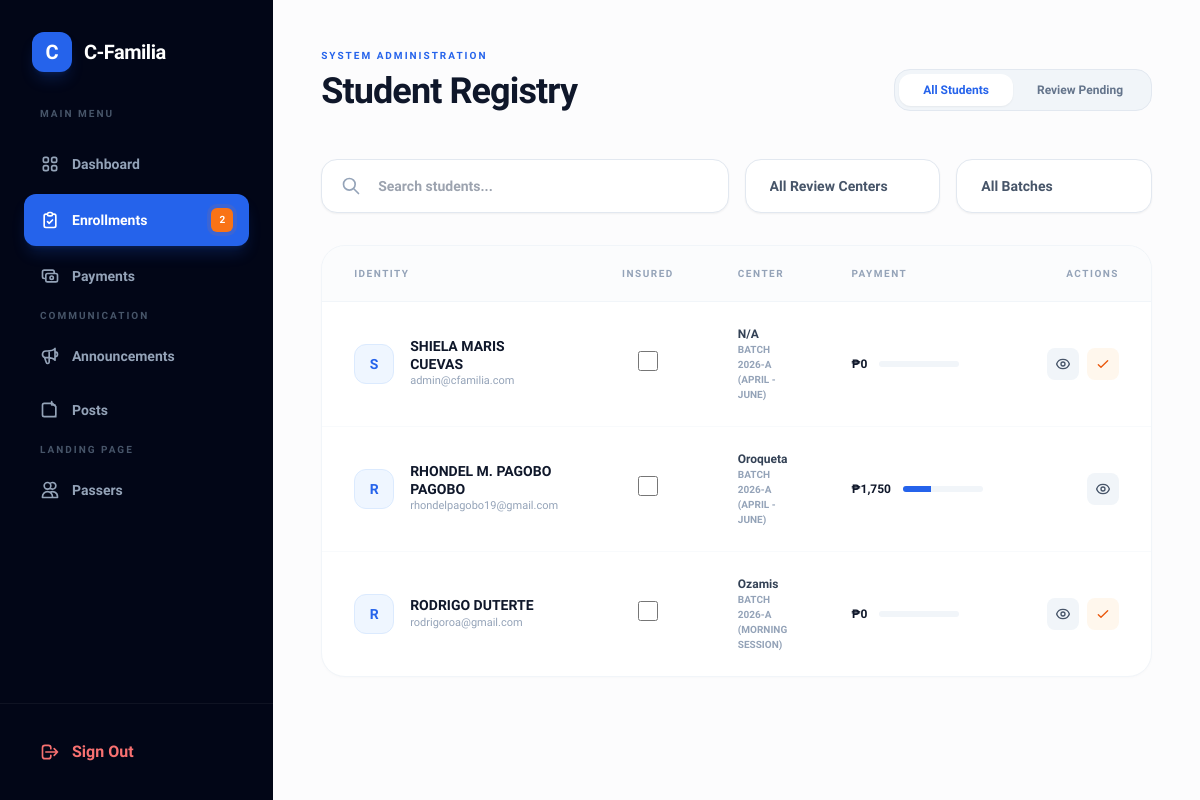
Before: /admin_enrollments.php (signed in) with the older database file.
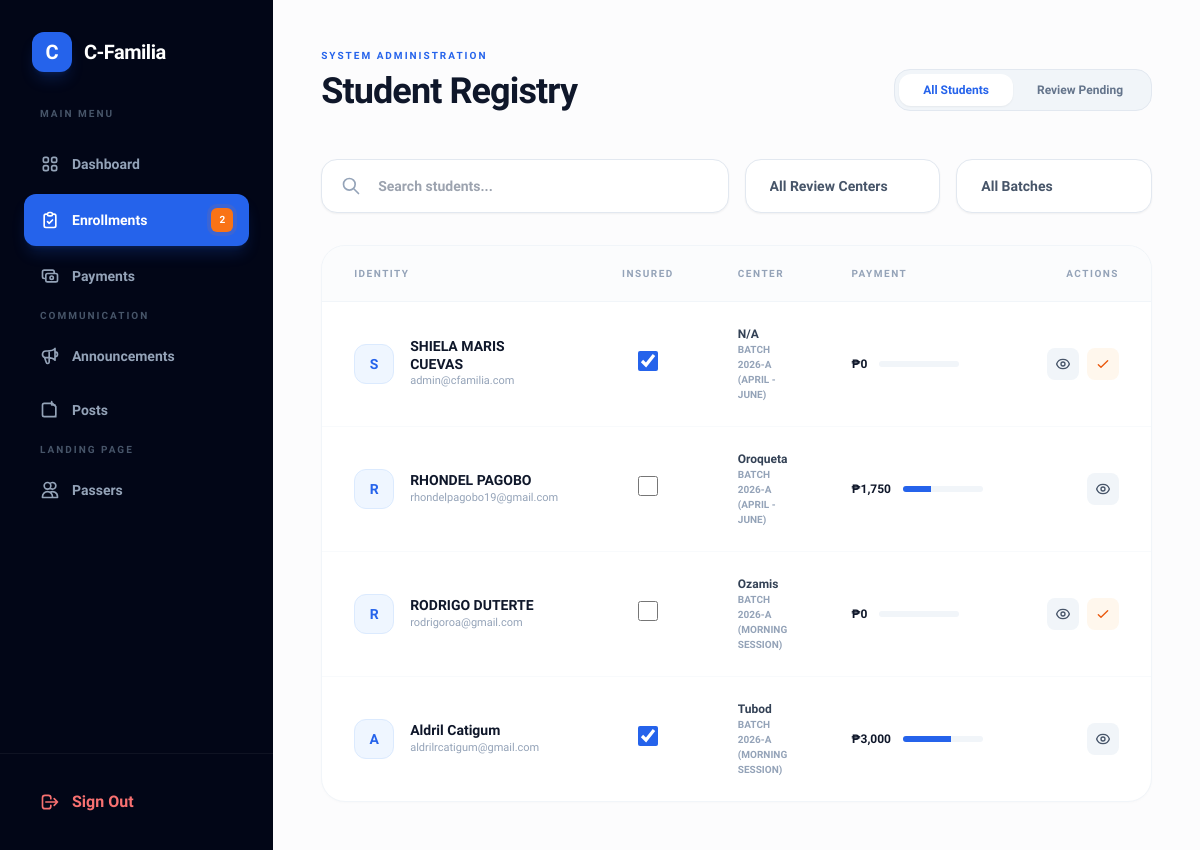
After: the same page with the newer database file.
### tables this page shows
CREATE TABLE `enrollments` (
  `id` int(11) NOT NULL,
  `user_id` int(11) NOT NULL,
  `program_type` varchar(100) DEFAULT 'Criminology Review',
  `status` enum('pending','enrolled','completed') DEFAULT 'pending',
  `enrolled_at` varchar(100) NOT NULL COMMENT 'REVIEW CENTER LOCATION WHERE STUDENTS ENROLLED\r\n',
  `enrollment_date` date DEFAULT NULL,
  `created_at` timestamp NOT NULL DEFAULT current_timestamp(),
  `batch` varchar(50) DEFAULT NULL,
  `insured` tinyint(1) NOT NULL COMMENT 'INSURANCE FOR STUDENTS IF THEY ARE BEING LISTED TO INSURANCE',
  `total_fee` decimal(10,2) DEFAULT NULL
);

CREATE TABLE `users` (
  `id` int(11) NOT NULL,
  `firstname` varchar(100) NOT NULL,
  `middlename` varchar(100) NOT NULL,
  `lastname` varchar(100) NOT NULL,
  `email` varchar(100) NOT NULL,
  `password` varchar(255) NOT NULL,
  `role` enum('admin','student') DEFAULT 'student',
  `profile_pic` varchar(255) DEFAULT NULL,
  `created_at` timestamp NOT NULL DEFAULT current_timestamp()
);

### admin_enrollments.php (the view, shortened to what this page needs)
<?php
include 'db.php';
$view = isset($_GET['view']) ? $_GET['view'] : 'all';
$batch_filter = isset($_GET['batch']) ? mysqli_real_escape_string($conn, $_GET['batch']) : '';
$location_filter = isset($_GET['location']) ? mysqli_real_escape_string($conn, $_GET['location']) : '';
$base_fee = 5000;
?>
<!DOCTYPE html>
<html lang="en">
<head>
    <script src="https://cdn.tailwindcss.com"></script>
</head>
<body class="text-slate-800 antialiased">
    <div class="flex min-h-screen relative">
        <?php include 'aside.php';?>
        <main class="flex-1 p-4 md:p-12 w-full">
            <div class="max-w-7xl mx-auto">
                <header class="mb-8 md:mb-12">
                    <div class="flex flex-col lg:flex-row lg:items-end justify-between gap-6">
                        <div>
                            <span class="text-[10px] font-black uppercase tracking-[0.2em] text-blue-600 mb-2 block text-center md:text-left">System Administration</span>
                            <h1 class="text-3xl md:text-4xl font-[800] text-slate-900 tracking-tight text-center md:text-left">Student Registry</h1>
                        </div>
                        <div class="inline-flex p-1 bg-slate-100 rounded-2xl border border-slate-200 self-center md:self-end">
                            <a href="?view=all" class="px-4 md:px-6 py-2 rounded-xl text-xs font-bold transition-all <?= $view == 'all' ? 'bg-white text-blue-600 shadow-sm' : 'text-slate-500 hover:text-slate-900' ?>">All Students</a>
                            <a href="?view=pending" class="px-4 md:px-6 py-2 rounded-xl text-xs font-bold transition-all <?= $view == 'pending' ? 'bg-white text-orange-600 shadow-sm' : 'text-slate-500 hover:text-slate-900' ?>">Review Pending</a>
                        </div>
                    </div>
                </header>
                <div class="grid grid-cols-1 sm:grid-cols-2 lg:grid-cols-4 gap-4 mb-8">
                    <div class="sm:col-span-2 relative group">
                        <div class="absolute inset-y-0 left-5 flex items-center text-slate-400">
                            <svg class="w-5 h-5" fill="none" stroke="currentColor" viewBox="0 0 24 24"><path stroke-linecap="round" stroke-linejoin="round" stroke-width="2" d="M21 21l-6-6m2-5a7 7 0 11-14 0 7 7 0 0114 0z"/></svg>
                        </div>
                        <input type="text" id="studentSearch" placeholder="Search students..." class="w-full pl-14 pr-6 py-4 bg-white border border-slate-200 rounded-2xl focus:ring-4 focus:ring-blue-500/5 outline-none transition-all text-sm font-semibold shadow-sm">
                    </div>
                    <select onchange="location.href='?view=<?= $view ?>&batch=<?= $batch_filter ?>&location=' + this.value" class="px-6 py-4 bg-white border border-slate-200 rounded-2xl text-sm font-bold text-slate-600 outline-none shadow-sm appearance-none">
                        <option value="">All Review Centers</option>
                    </select>
                    <select onchange="location.href='?view=<?= $view ?>&location=<?= $location_filter ?>&batch=' + this.value" class="px-6 py-4 bg-white border border-slate-200 rounded-2xl text-sm font-bold text-slate-600 outline-none shadow-sm appearance-none">
                        <option value="">All Batches</option>
                    </select>
                </div>
                <div class="registry-card overflow-hidden">
                    <div class="overflow-x-auto lg:overflow-visible">
                        <table class="w-full text-left responsive-table">
                            <thead>
                                <tr class="bg-slate-50/50 border-b border-slate-100">
                                    <th class="px-8 py-5 text-[10px] font-black uppercase tracking-[0.15em] text-slate-400">Identity</th>
                                    <th class="px-8 py-5 text-[10px] font-black uppercase tracking-[0.15em] text-slate-400 text-center">Insured</th>
                                    <th class="px-8 py-5 text-[10px] font-black uppercase tracking-[0.15em] text-slate-400">Center</th>
                                    <th class="px-8 py-5 text-[10px] font-black uppercase tracking-[0.15em] text-slate-400">Payment</th>
                                    <th class="px-8 py-5 text-[10px] font-black uppercase tracking-[0.15em] text-slate-400 text-right">Actions</th>
                                </tr>
                            </thead>
                            <tbody id="enrollmentTable" class="divide-y divide-slate-50">
                                <?php
                                $where = ($view === 'pending') ? "WHERE enrollments.status = 'pending'" : "WHERE 1=1";
                                $sql = "SELECT enrollments.*, users.firstname, users.lastname, users.email, users.profile_pic
                                        FROM enrollments
                                        JOIN users ON enrollments.user_id = users.id
                                        $where
                                        ORDER BY enrollments.enrolled_at ASC, enrollments.created_at DESC";
                                $result = mysqli_query($conn, $sql);
                                while($row = mysqli_fetch_assoc($result)):
                                    $p_sql = "SELECT SUM(amount) as paid FROM payments WHERE user_id = '{$row['user_id']}' AND status = 'paid'";
                                    $paid = mysqli_fetch_assoc(mysqli_query($conn, $p_sql))['paid'] ?? 0;
                                    $prog = ($paid / $base_fee) * 100;
                                ?>
                                <tr class="group hover:bg-slate-50/80 transition-colors">
                                    <td class="px-8 py-6" data-label="Student">
                                        <div class="flex items-center gap-4">
                                            <div class="w-10 h-10 rounded-xl bg-blue-50 text-blue-600 flex items-center justify-center font-bold text-sm border border-blue-100 shrink-0">
                                                <?= strtoupper(substr($row['firstname'],0,1)) ?>
                                            </div>
                                            <div class="text-left">
                                                <p class="font-bold text-slate-900 text-[14px] leading-tight"><?= $row['firstname'] ?> <?= $row['lastname'] ?></p>
                                                <p class="text-[11px] text-slate-400 font-medium truncate max-w-[150px]"><?= $row['email'] ?></p>
                                            </div>
                                        </div>
                                    </td>
                                    <td class="px-8 py-6 text-center" data-label="Insurance">
                                        <input type="checkbox" class="w-5 h-5 accent-blue-600 cursor-pointer" onchange="toggleInsurance(<?= $row['id'] ?>, this.checked)" <?= $row['insured'] ? 'checked' : '' ?>>
                                    </td>
                                    <td class="px-8 py-6" data-label="Center">
                                        <div class="flex flex-col text-left lg:text-left">
                                            <span class="text-xs font-bold text-slate-700"><?= $row['enrolled_at'] ?: 'N/A' ?></span>
                                            <span class="text-[10px] text-slate-400 font-black uppercase"><?= $row['batch'] ?></span>
                                        </div>
                                    </td>
                                    <td class="px-8 py-6" data-label="Paid Status">
                                        <div class="flex items-center gap-3 w-full lg:w-auto justify-end lg:justify-start">
                                            <span class="text-xs font-black text-slate-900 shrink-0">₱<?= number_format($paid) ?></span>
                                            <div class="hidden sm:block w-20 h-1.5 bg-slate-100 rounded-full overflow-hidden">
                                                <div class="h-full bg-blue-600" style="width: <?= $prog ?>%"></div>
                                            </div>
                                        </div>
                                    </td>
                                    <td class="px-8 py-6 text-right" data-label="Actions">
                                        <div class="flex items-center justify-end gap-2">
                                            <button onclick="viewDetails(<?= $row['user_id'] ?>)" class="p-2 bg-slate-100 text-slate-600 rounded-lg hover:bg-slate-900 hover:text-white transition-all">
                                            </button>
                                            <?php if($row['status'] === 'pending'): ?>
                                                <a href="?approve=<?= $row['id'] ?>" class="p-2 bg-orange-50 text-orange-600 rounded-lg hover:bg-orange-500 hover:text-white transition-all">
                                                    <svg class="w-4 h-4" fill="none" stroke="currentColor" viewBox="0 0 24 24"><path stroke-linecap="round" stroke-linejoin="round" stroke-width="2" d="M5 13l4 4L19 7"/></svg>
                                                </a>
                                            <?php endif; ?>
                                        </div>
                                    </td>
                                </tr>
                                <?php endwhile; ?>
                            </tbody>
                        </table>
                    </div>
                </div>
            </div>
        </main>
    </div>
</body>
</html>

### aside.php (shortened to what this page needs)
<?php
$pending_count = mysqli_fetch_assoc(mysqli_query($conn, "SELECT COUNT(*) as total FROM enrollments WHERE status = 'pending'"))['total'] ?? 0;
$current_page = basename($_SERVER['PHP_SELF']);
?>
<aside id="mobileSidebar"
    class="fixed inset-y-0 left-0 w-72 bg-slate-950 text-white z-50 transform -translate-x-full transition-transform duration-300 lg:translate-x-0 lg:static lg:inset-0 flex flex-col shadow-2xl lg:shadow-none">
    <div class="p-8 flex justify-between items-center">
        <div class="flex items-center gap-3">
            <div class="w-10 h-10 bg-blue-600 rounded-xl flex items-center justify-center font-black text-xl text-white shadow-lg shadow-blue-600/20">
                C
            </div>
            <h1 class="text-xl font-bold tracking-tight">C-Familia</h1>
        </div>
    </div>
    <nav class="flex-1 px-6 space-y-1.5 overflow-y-auto text-sm custom-scrollbar">
        <p class="text-[10px] font-black text-slate-600 uppercase tracking-[0.2em] mb-4 px-4">Main Menu</p>
        <a href="admin_dashboard.php"
            class="flex items-center gap-3 py-3.5 px-4 rounded-xl font-semibold transition-all <?= ($current_page == 'admin_dashboard.php') ? 'bg-blue-600 text-white shadow-lg shadow-blue-600/20' : 'text-slate-400 hover:text-white hover:bg-white/5' ?>">
            Dashboard
        </a>
        <a href="admin_enrollments.php"
            class="flex items-center gap-3 py-3.5 px-4 rounded-xl font-semibold transition-all <?= ($current_page == 'admin_enrollments.php') ? 'bg-blue-600 text-white shadow-lg shadow-blue-600/20' : 'text-slate-400 hover:text-white hover:bg-white/5' ?>">
            <svg class="w-5 h-5" fill="none" stroke="currentColor" viewBox="0 0 24 24">
                <path stroke-linecap="round" stroke-linejoin="round" stroke-width="2" d="M9 5H7a2 2 0 00-2 2v12a2 2 0 002 2h10a2 2 0 002-2V7a2 2 0 00-2-2h-2M9 5a2 2 0 002 2h2a2 2 0 002-2M9 5a2 2 0 012-2h2a2 2 0 012 2m-6 9l2 2 4-4" />
            </svg>
            Enrollments
            <?php if($pending_count > 0): ?>
                <span class="ml-auto bg-orange-500 text-white text-[10px] px-2 py-0.5 rounded-md font-bold ring-4 ring-orange-500/10">
                    <?= $pending_count ?>
                </span>
            <?php endif; ?>
        </a>
        <a href="admin_payments.php"
            class="flex items-center gap-3 py-3.5 px-4 rounded-xl font-semibold transition-all <?= ($current_page == 'admin_payments.php') ? 'bg-blue-600 text-white shadow-lg shadow-blue-600/20' : 'text-slate-400 hover:text-white hover:bg-white/5' ?>">
            <svg class="w-5 h-5" fill="none" stroke="currentColor" viewBox="0 0 24 24">
                <path stroke-linecap="round" stroke-linejoin="round" stroke-width="2" d="M17 9V7a2 2 0 00-2-2H5a2 2 0 00-2 2v6a2 2 0 002 2h2m2 4h10a2 2 0 002-2v-6a2 2 0 00-2-2H9a2 2 0 00-2 2v6a2 2 0 002 2zm7-5a2 2 0 11-4 0 2 2 0 014 0z" />
            </svg>
            Payments
        </a>
        <p class="text-[10px] font-black text-slate-600 uppercase tracking-[0.2em] mt-8 mb-4 px-4">Communication</p>
        <a href="admin_announcements.php"
            class="flex items-center gap-3 py-3.5 px-4 rounded-xl font-semibold transition-all <?= ($current_page == 'admin_announcements.php') ? 'bg-blue-600 text-white shadow-lg shadow-blue-600/20' : 'text-slate-400 hover:text-white hover:bg-white/5' ?>">
            Announcements
        </a>
        <a href="admin_posts.php"
            class="flex items-center gap-3 py-3.5 px-4 rounded-xl font-semibold transition-all <?= ($current_page == 'admin_posts.php') ? 'bg-blue-600 text-white shadow-lg shadow-blue-600/20' : 'text-slate-400 hover:text-white hover:bg-white/5' ?>">
            <svg class="w-5 h-5" fill="none" stroke="currentColor" viewBox="0 0 24 24">
                <path stroke-linecap="round" stroke-linejoin="round" stroke-width="2" d="M19 20H5a2 2 0 01-2-2V6a2 2 0 012-2h10l4 4v10a2 2 0 01-2 2z" />
                <path stroke-linecap="round" stroke-linejoin="round" stroke-width="2" d="M14 2v4h4" />
            </svg>
            Posts
        </a>
        <p class="text-[10px] font-black text-slate-600 uppercase tracking-[0.2em] mt-8 mb-4 px-4">Landing Page</p>
        <a href="admin_passers.php"
            class="flex items-center gap-3 py-3.5 px-4 rounded-xl font-semibold transition-all <?= ($current_page == 'admin_passers.php') ? 'bg-blue-600 text-white shadow-lg shadow-blue-600/20' : 'text-slate-400 hover:text-white hover:bg-white/5' ?>">
            <svg class="w-5 h-5" fill="none" stroke="currentColor" viewBox="0 0 24 24">
                <path stroke-linecap="round" stroke-linejoin="round" stroke-width="2" d="M12 4.354a4 4 0 110 5.292M15 21H3v-1a6 6 0 0112 0v1zm0 0h6v-1a6 6 0 00-9-5.197M13 7a4 4 0 11-8 0 4 4 0 018 0z" />
            </svg>
            Passers
        </a>
    </nav>
    <div class="p-6 border-t border-white/5 mt-auto">
        <a href="logout.php" class="flex items-center gap-3 py-3 px-4 rounded-xl font-semibold text-red-400 hover:bg-red-500/10 transition-all">
            <svg class="w-5 h-5" fill="none" stroke="currentColor" viewBox="0 0 24 24">
                <path stroke-linecap="round" stroke-linejoin="round" stroke-width="2" d="M17 16l4-4m0 0l-4-4m4 4H7m6 4v1a3 3 0 01-3 3H6a3 3 0 01-3-3V7a3 3 0 013-3h4a3 3 0 013 3v1" />
            </svg>
            Sign Out
        </a>
    </div>
</aside>

### admin_enrollments.php (style rules this page uses)
body { font-family: 'Plus Jakarta Sans', sans-serif; background-color: #fcfcfd; }
.registry-card { background: white; border: 1px solid #f1f5f9; border-radius: 24px; box-shadow: 0 1px 3px rgba(0,0,0,0.02); }

Changed rows visible on the page:
changed enrollments "SHIELA MARIS": insured "☐" → "☑"
changed through a linked row, enrollments "Oroqueta": user.firstname "RHONDEL M. PAGOBO" → "RHONDEL"
added enrollments: user.firstname "A", user.firstname "Aldril", user.lastname "Catigum", user.email "aldrilrcatigum@gmail.com", insured "☑", enrolled_at "Tubod", batch "BATCH 2026-A (MORNING SESSION)", paid "3,000", $prog 60 (drawn)
